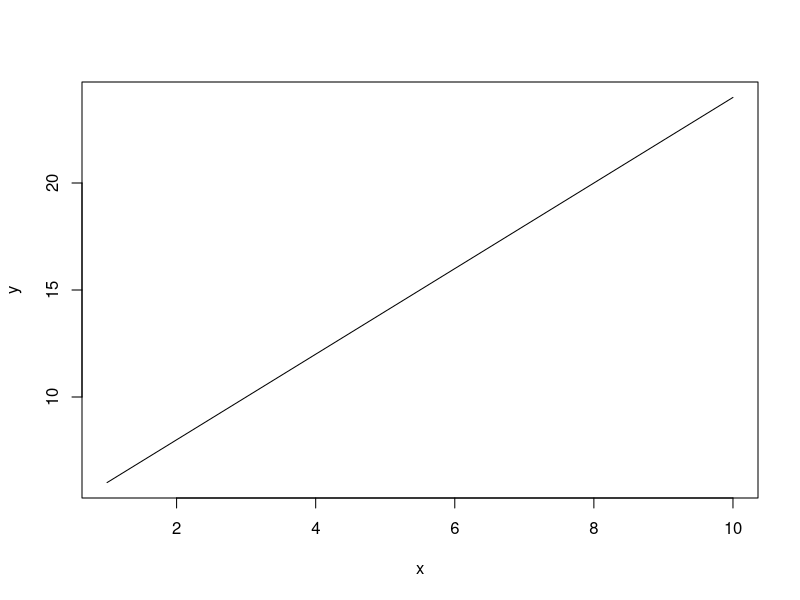
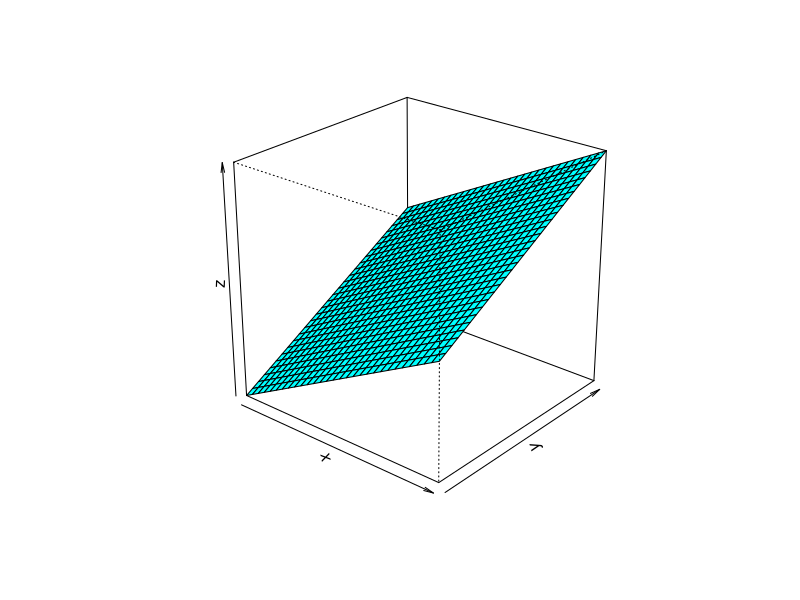
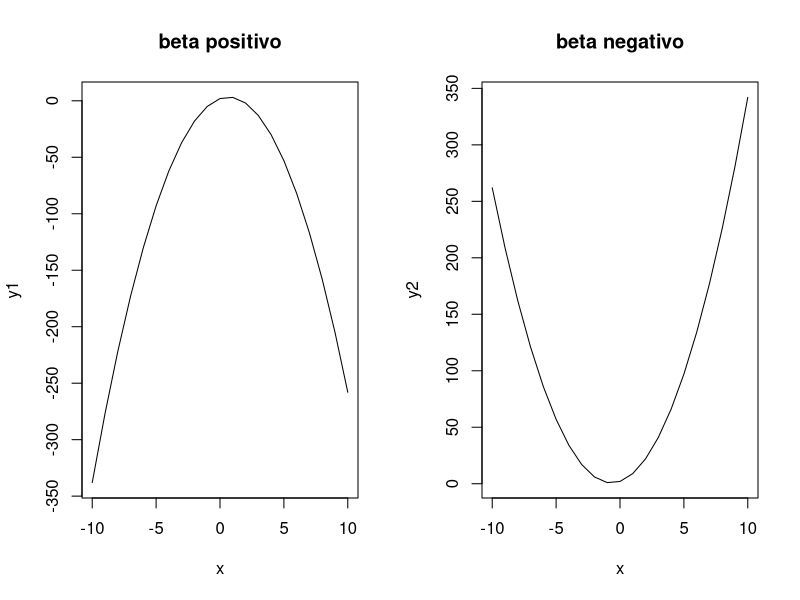
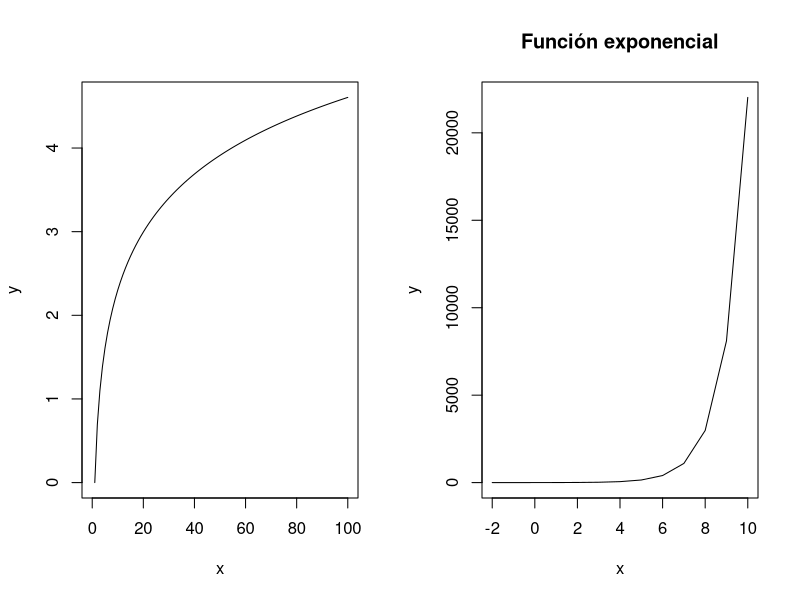

Write R code to recreate these figures, in order.
## ---- chunk 1
x1 = 2
x2 = 4
x3 = 6

sum_x = x1 + x2 + x3

print(sum_x)
## ---- chunk 2
n = 5
c = 3
C = rep(c, n)
sum_c = c + c + c + c + c

sum_c2 = n * c

print(sum_c == sum_c2)
## ---- chunk 3
c = 2
x1 = 3
x2 = 4
x3 = 9

# parte izquierda
sum_cx = c * x1 + c * x2 + c * x3

# parte derecha
sum_cx2 = c * (x1 + x2 + x3)

# verificando
print(sum_cx == sum_cx2)

## ---- chunk 4
a = 4
b = 2

x1 = 3
x2 = 9
x3 = 1

y1 = 4
y2 = 9
y3 = 8

# parte izquierda

sum_axby = a * x1 + b * y1 + a * x2 + b * y2 + a * x3 +  b * y3

# parte derecha

sum_axby2 = a * (x1 + x2 + x3) + b * (y1 + y2 + y3)

print(sum_axby == sum_axby2)

## ---- chunk 5
x1 = 3
x2 = 1
x3 = 9

sum_x = x1 + x2 + x3

avg_x = (1 / 3) * sum_x 

print(avg_x)
## ---- chunk 6

beta_0 = 4

beta_1 = 2

x = 1:10

y = beta_0 + beta_1 * x

plot(x, y, type='l')
## ---- chunk 7
plane <- function(x, y){
  return(x + y)
}
 
# prepare variables.
x <- y <- seq(-1, 1, length = 30)
z <- outer(x, y, plane)
 
# plot the 3D surface
persp(x, y, z, 
      theta = 40, 
      phi = 25, 
      r = 10, 
      col = 'cyan', 
      ticktype = 'simple')

## ---- chunk 8
x1 = 10
x0 = 4
deltaX = x1 - x0 
rel_delta = deltaX / x0
  
ans = paste("Cambio relativo: ", rel_delta, ".", sep="")
print(ans)
## ---- chunk 9

ans = paste("Cambio porcentual: ", 100 * rel_delta, "%", sep="")
print(ans)
## ---- chunk 10

beta_0 = 2
beta_1 = 4
beta_21 = -3
beta_22 = 3

x = -10:10

y1 = beta_0 + beta_1 * x + beta_21 * x ^ 2
y2 = beta_0 + beta_1 * x + beta_22 * x ^ 2

par(mfrow = c(1, 2))

plot(x, y1, main = "beta positivo", type='l')
plot(x, y2, main = "beta negativo", type='l')
## ---- chunk 11
x = 0:100
y = log(x)

plot(x, y, type='l')
## ---- chunk 12
x = -2:10
y = exp(x)

plot(x, y, type='l', main='Función exponencial')
